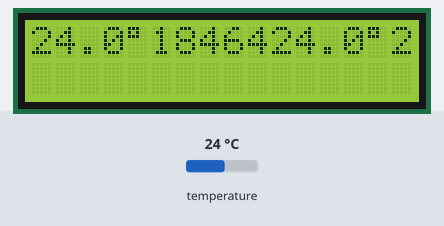
The sketch below on a simulated Arduino Uno, built with avr-gcc and run on an emulated ATmega328P. On the bench: 16×2 character LCD. The inputs (shaded band) are chosen by the test bench; at power-on: temperature 24 °C.

Above: at 1.2 s.
1.3 s: temperature set to 1 °C
At 3.3 s:
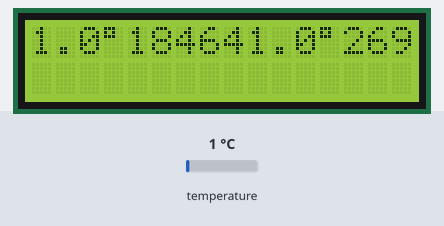
3.6 s: temperature set to 12 °C
At 4.7 s:
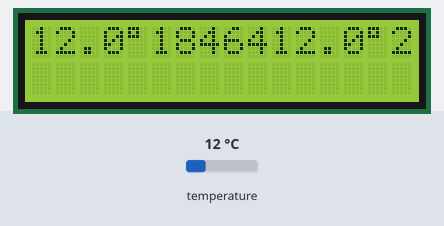
5.8 s: temperature set to 19 °C
At 7.3 s:
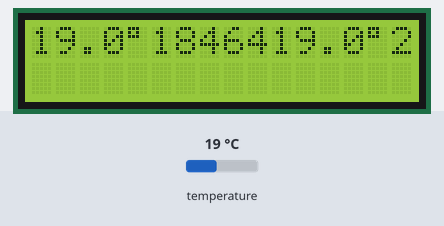
Timing chart, 0 to 8.8 s (numbered marks = the images above; inputs shaded):
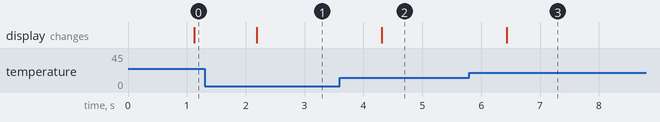

Measured:
- after the input at 1.3 s, the display: changes after 0.89 s (image 1)
- after the input at 3.6 s, the display: changes after 0.71 s (image 2)
- after the input at 5.8 s, the display: changes after 0.64 s (image 3)

The sketch:

3DS18YST.ino
```cpp
#include <LiquidCrystal_I2C.h>
  // put your setup code here, to run once:
//#include <LiquidCrystal_I2C.h>      // подключаем библу
LiquidCrystal_I2C lcd(0x27, 16, 2); // адрес, столбцов, строк
// полученные адреса
uint8_t s1_addr[] = {0x28, 0xFF, 0x5E, 0xBB, 0x82, 0x16, 0x3, 0xF3};
uint8_t s2_addr[] = {0x28, 0xFF, 0xE, 0x6, 0x85, 0x16, 0x5, 0xCD};
uint8_t s3_addr[] = {0x28, 0xFF, 0x46, 0xF4, 0x82, 0x16, 0x3, 0xCB};
#include <microDS18B20.h>
MicroDS18B20<2, s1_addr> sensor1;  // Создаем термометр с адресацией
MicroDS18B20<2, s2_addr> sensor2;  // Создаем термометр с адресацией
MicroDS18B20<2, s3_addr> sensor3;  // Создаем термометр с адресацией
void setup() {
  lcd.init();           // инициализация
  lcd.backlight();      // включить подсветку
}
void loop() {
  // запрашиваем температуру
  sensor1.requestTemp();
  sensor2.requestTemp();
  sensor3.requestTemp();
  // ждём
  delay(1000);
  // получаем и записываем в переменные
  float t1 = sensor1.getTemp();
  float t2 = sensor2.getTemp();
  float t3 = sensor3.getTemp();

  lcd.home();
  lcd.print(t1, 1);     // температура 1
  lcd.write(223);       // градус
  lcd.print('H ');       // "минус"
  lcd.print(t2, 1);     // температура 2
  lcd.write(223);       // градус
  lcd.print('i ');       // "равно"
  lcd.print(t3, 1);  // ищем разность и выводим
  lcd.write(223);       // градус
}
```
